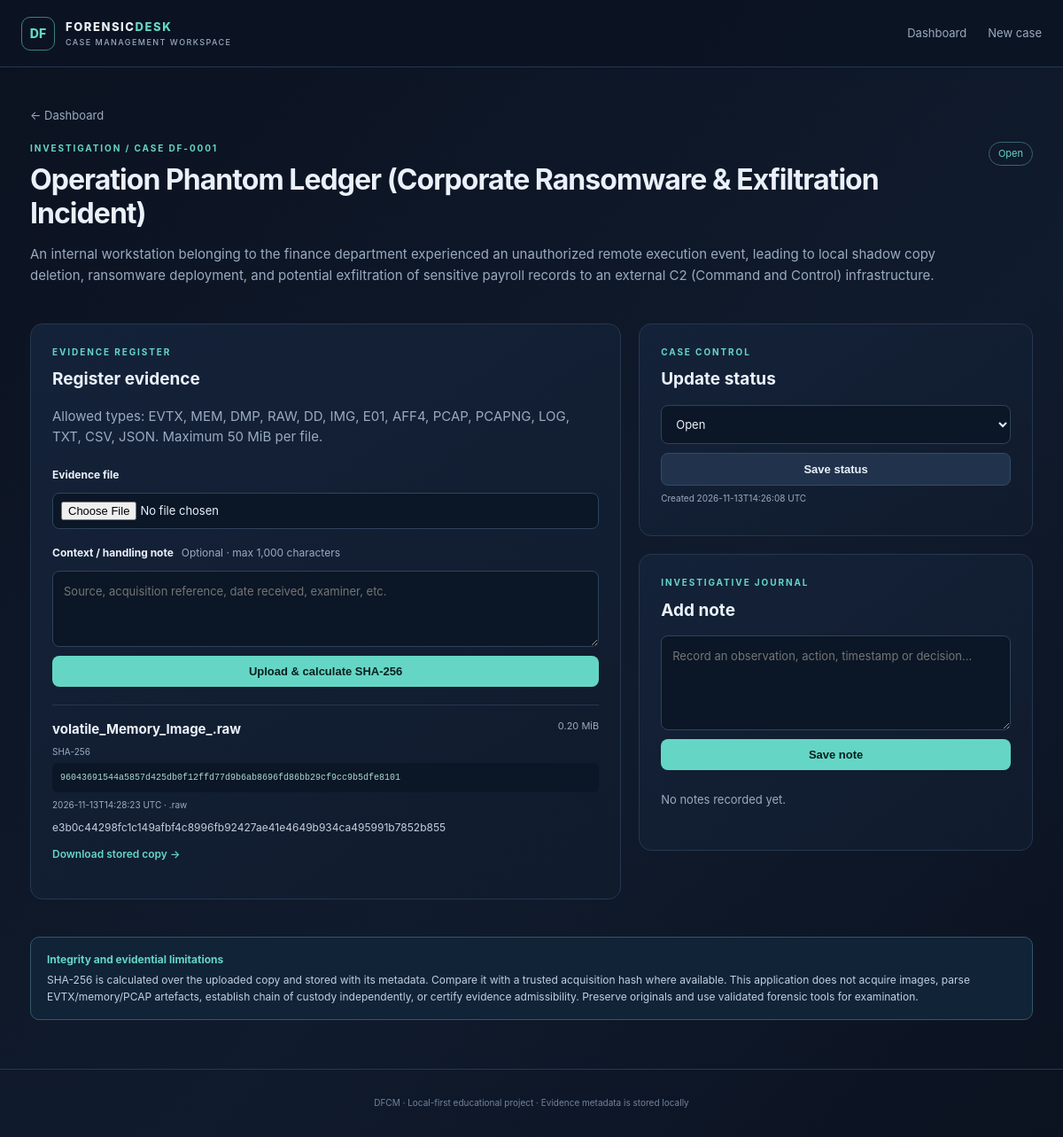
Page /cases/1 on the committed database.
### tables this page shows
CREATE TABLE cases (
                    id INTEGER PRIMARY KEY AUTOINCREMENT,
                    title TEXT NOT NULL CHECK(length(title) BETWEEN 3 AND 120),
                    description TEXT NOT NULL DEFAULT '',
                    status TEXT NOT NULL DEFAULT 'Open'
                        CHECK(status IN ('Open', 'In Progress', 'Closed')),
                    created_at TEXT NOT NULL
                );

CREATE TABLE evidence (
                    id INTEGER PRIMARY KEY AUTOINCREMENT,
                    case_id INTEGER NOT NULL,
                    original_name TEXT NOT NULL,
                    stored_name TEXT NOT NULL UNIQUE,
                    extension TEXT NOT NULL,
                    size_bytes INTEGER NOT NULL CHECK(size_bytes >= 0),
                    sha256 TEXT NOT NULL CHECK(length(sha256) = 64),
                    notes TEXT NOT NULL DEFAULT '',
                    created_at TEXT NOT NULL,
                    FOREIGN KEY(case_id) REFERENCES cases(id) ON DELETE CASCADE
                );

### app.py (the view)
    @app.route("/cases/<int:case_id>")
    def case_detail(case_id):
        with get_db() as db:
            case = db.execute("SELECT * FROM cases WHERE id = ?", (case_id,)).fetchone()
            if case is None:
                abort(404)
            evidence = db.execute(
                "SELECT * FROM evidence WHERE case_id = ? ORDER BY created_at DESC",
                (case_id,)
            ).fetchall()
            notes = db.execute(
                "SELECT * FROM notes WHERE case_id = ? ORDER BY created_at DESC",
                (case_id,)
            ).fetchall()
        return render_template("case_detail.html", case=case, evidence=evidence, notes=notes)

### templates/case_detail.html
{% extends "base.html" %}{% block title %}Case {{ case.id }}{% endblock %}{% block content %}
<a class="back" href="{{ url_for('index') }}">← Dashboard</a>
<section class="hero case-hero"><div><p class="eyebrow">INVESTIGATION / CASE DF-{{ "%04d"|format(case.id) }}</p><h1>{{ case.title }}</h1><p class="muted">{{ case.description or "No case description provided." }}</p></div><span class="status {{ case.status|lower|replace(' ', '-') }}">{{ case.status }}</span></section>
<div class="two-col">
<section class="panel"><p class="eyebrow">EVIDENCE REGISTER</p><h2>Register evidence</h2><p class="muted">Allowed types: EVTX, MEM, DMP, RAW, DD, IMG, E01, AFF4, PCAP, PCAPNG, LOG, TXT, CSV, JSON. Maximum 50 MiB per file.</p>
<form method="post" enctype="multipart/form-data" action="{{ url_for('upload_evidence', case_id=case.id) }}"><input type="hidden" name="_csrf_token" value="{{ csrf_token() }}">
<label for="evidence_file">Evidence file</label><input type="file" id="evidence_file" name="evidence_file" required accept=".evtx,.mem,.dmp,.raw,.dd,.img,.e01,.aff4,.pcap,.pcapng,.log,.txt,.csv,.json">
<label for="evidence_notes">Context / handling note <span>Optional · max 1,000 characters</span></label><textarea id="evidence_notes" name="notes" rows="3" maxlength="1000" placeholder="Source, acquisition reference, date received, examiner, etc."></textarea><button class="button primary" type="submit">Upload & calculate SHA-256</button></form>
{% if evidence %}<div class="evidence-list">{% for item in evidence %}<article class="evidence-item"><div class="evidence-top"><strong>{{ item.original_name }}</strong><span class="file-size">{{ "%.2f"|format(item.size_bytes / 1048576) }} MiB</span></div><small>SHA-256</small><code>{{ item.sha256 }}</code><small>{{ item.created_at[:19] }} UTC · {{ item.extension }}</small>{% if item.notes %}<p>{{ item.notes }}</p>{% endif %}<a class="text-link" href="{{ url_for('download_evidence', evidence_id=item.id) }}">Download stored copy →</a></article>{% endfor %}</div>{% else %}<p class="empty-inline">No evidence registered for this case.</p>{% endif %}
</section>
<div class="stack">
<section class="panel"><p class="eyebrow">CASE CONTROL</p><h2>Update status</h2><form method="post" action="{{ url_for('update_status', case_id=case.id) }}"><input type="hidden" name="_csrf_token" value="{{ csrf_token() }}"><select name="status">{% for s in ['Open','In Progress','Closed'] %}<option value="{{ s }}" {% if case.status == s %}selected{% endif %}>{{ s }}</option>{% endfor %}</select><button class="button secondary" type="submit">Save status</button></form><p class="small muted">Created {{ case.created_at[:19] }} UTC</p></section>
<section class="panel"><p class="eyebrow">INVESTIGATIVE JOURNAL</p><h2>Add note</h2><form method="post" action="{{ url_for('add_note', case_id=case.id) }}"><input type="hidden" name="_csrf_token" value="{{ csrf_token() }}"><textarea name="body" rows="4" maxlength="5000" required placeholder="Record an observation, action, timestamp or decision..."></textarea><button class="button primary" type="submit">Save note</button></form>
{% for note in notes %}<article class="note"><small>{{ note.created_at[:19] }} UTC</small><p>{{ note.body }}</p></article>{% else %}<p class="empty-inline">No notes recorded yet.</p>{% endfor %}</section></div></div>
<div class="notice"><strong>Integrity and evidential limitations</strong><p>SHA-256 is calculated over the uploaded copy and stored with its metadata. Compare it with a trusted acquisition hash where available. This application does not acquire images, parse EVTX/memory/PCAP artefacts, establish chain of custody independently, or certify evidence admissibility. Preserve originals and use validated forensic tools for examination.</p></div>
{% endblock %}

### templates/base.html (shortened to what this page needs)
<!doctype html>
<html lang="en"><head><meta charset="utf-8"><meta name="viewport" content="width=device-width, initial-scale=1">
<link rel="stylesheet" href="{{ url_for('static', filename='style.css') }}"></head>
<body><header class="topbar"><a class="brand" href="{{ url_for('index') }}"><span class="brand-mark">DF</span><span>FORENSIC<span class="brand-light">DESK</span><small>CASE MANAGEMENT WORKSPACE</small></span></a><nav><a href="{{ url_for('index') }}">Dashboard</a><a href="{{ url_for('new_case') }}">New case</a></nav></header>
<main class="container">
{% block content %}{% endblock %}</main>
<footer>DFCM · Local-first educational project · Evidence metadata is stored locally</footer></body></html>

### static/style.css (style rules this page uses)
:root { --bg:#0b1220;--panel:#111d30;--panel2:#15243a;--line:#263750;--text:#eaf1fa;--muted:#9aabc0;--accent:#65d6c5;--blue:#79a9ff;--danger:#ff8c8c }
* { box-sizing:border-box }
body { margin:0;background:linear-gradient(135deg,#0b1220,#101b2d 60%,#0b1220);color:var(--text);font:15px/1.55 Inter,Segoe UI,Arial,sans-serif;min-height:100vh }
.topbar { height:76px;border-bottom:1px solid var(--line);display:flex;align-items:center;justify-content:space-between;padding:0 max(calc((100% - 1180px)/2),24px);background:#0b1423eF }
.brand { display:flex;gap:12px;align-items:center;text-decoration:none;color:var(--text);font-weight:800;letter-spacing:.12em;font-size:13px }
.brand-mark { width:38px;height:38px;border:1px solid #3e807f;border-radius:10px;display:grid;place-items:center;color:var(--accent);letter-spacing:0;font-size:14px }
.brand-light { color:var(--accent) }
.brand small { display:block;font-size:9px;color:var(--muted);letter-spacing:.16em;font-weight:500 }
nav { display:flex;gap:24px }
nav a,.back { color:var(--muted);text-decoration:none;font-size:13px }
.container { max-width:1180px;margin:42px auto;padding:0 24px }
.hero { display:flex;align-items:center;justify-content:space-between;gap:28px;margin-bottom:28px }
.hero h1 { font-size:32px;line-height:1.2;margin:4px 0 10px;letter-spacing:-.03em }
.muted { color:var(--muted) }
.eyebrow { font-size:10px;letter-spacing:.19em;color:var(--accent);font-weight:700;margin:0 0 8px }
.stat,.panel { background:linear-gradient(145deg,#142239,#101b2c);border:1px solid var(--line);border-radius:14px }
.panel { padding:24px;margin-bottom:20px }
.panel h2 { margin:0 0 14px;font-size:19px }
.text-link { color:var(--accent);text-decoration:none;font-weight:600;font-size:12px }
.status { display:inline-block;border:1px solid #3b6470;border-radius:20px;padding:4px 10px;font-size:11px;color:var(--accent);white-space:nowrap }
.button { border:0;border-radius:8px;padding:10px 15px;text-decoration:none;font-weight:700;font-size:13px;cursor:pointer;display:inline-flex;align-items:center;justify-content:center }
.primary { background:var(--accent);color:#08201f }
.secondary { background:#21334c;color:var(--text);border:1px solid #344a66 }
.empty p,.empty-inline { color:var(--muted);font-size:13px }
.notice { border:1px solid #36566b;background:#102337;border-radius:10px;padding:16px 18px;color:#c2d0df;font-size:12px;margin:22px 0 }
.notice strong { color:var(--accent) }
.notice p { margin:5px 0 0 }
.back { display:inline-block;margin-bottom:20px }
form { display:flex;flex-direction:column;gap:10px }
label { font-size:12px;font-weight:700;margin-top:8px }
label span { color:var(--muted);font-weight:400;margin-left:6px }
input,textarea,select { width:100%;background:#0b1626;border:1px solid #30435d;border-radius:8px;padding:12px;color:var(--text);font:inherit;font-size:13px }
input[type=file] { padding:9px }
.two-col { display:grid;grid-template-columns:1.2fr .8fr;gap:20px }
.stack { display:flex;flex-direction:column;gap:0 }
.case-hero { align-items:flex-start }
.evidence-list { margin-top:20px }
.evidence-item,.note { border-top:1px solid var(--line);padding:15px 0 }
.evidence-top { display:flex;justify-content:space-between;gap:12px }
.evidence-item small,.note small,.small { display:block;color:var(--muted);font-size:10px;margin-top:7px }
.evidence-item code { display:block;overflow-wrap:anywhere;color:#a9d8d1;background:#0b1626;padding:9px;border-radius:6px;font-size:10px;margin-top:4px }
.evidence-item p,.note p { font-size:12px;color:#c4d0df;margin:8px 0 }
.file-size { color:var(--muted);font-size:11px }
.empty-inline { padding:10px 0 }
footer { text-align:center;color:#71849d;font-size:10px;padding:30px;border-top:1px solid var(--line);margin-top:55px }

### rows in the picture
cases: id "0001", title "Operation Phantom Ledger (Corporate Ransomware & Exfiltration Incident)", description "An internal workstation belonging to the finance department experienced an unauthorized remote execution event, leading to local shadow copy deletion, ransomware deployment, and potential exfiltration of sensitive payroll records to an external C2 (Command and Control) infrastructure.", status "Open", created_at "2026-11-13T14:26:08"
evidence: original_name "volatile_Memory_Image_.raw", item.size_bytes/1048576 "0.20", sha256 "96043691544a5857d425db0f12ffd77d9b6ab8696fd86bb29cf9cc9b5dfe8101", created_at "2026-11-13T14:28:23", extension ".raw", notes "e3b0c44298fc1c149afbf4c8996fb92427ae41e4649b934ca495991b7852b855"
